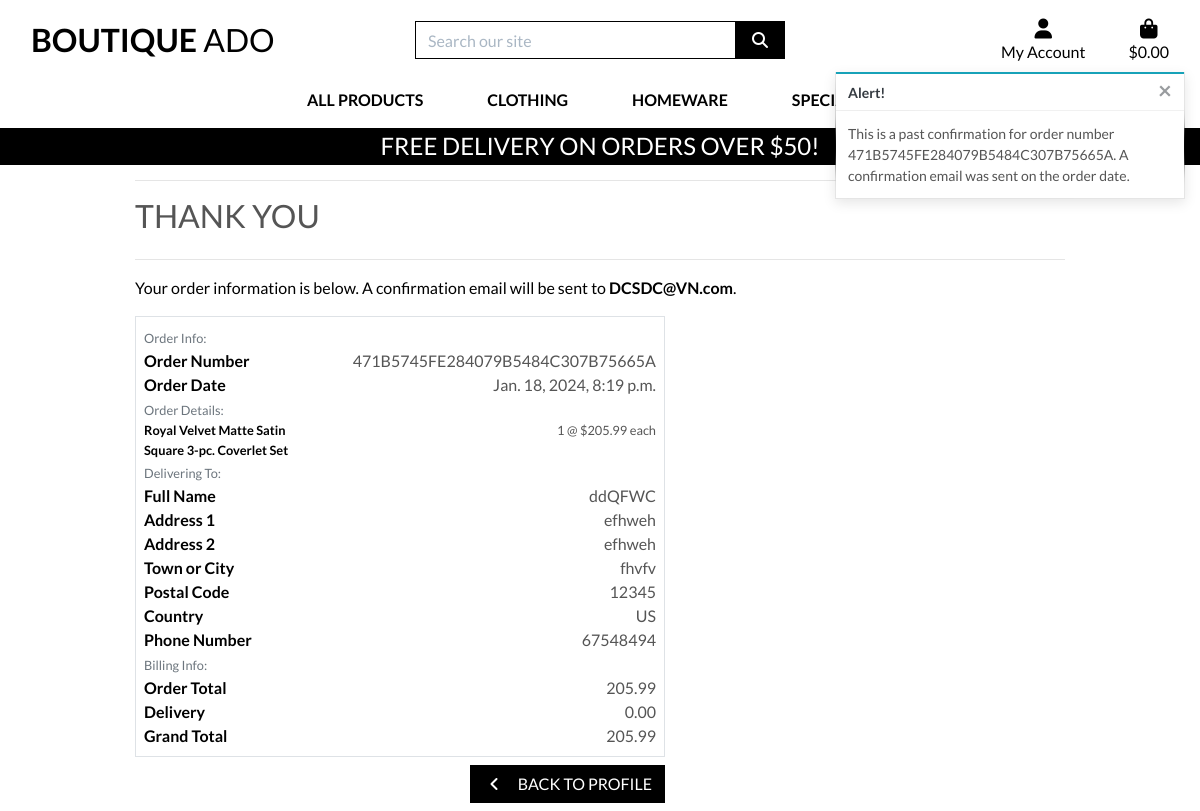
The page /profile/order_history/471B5745FE284079B5484C307B75665A on the database as committed earlier.
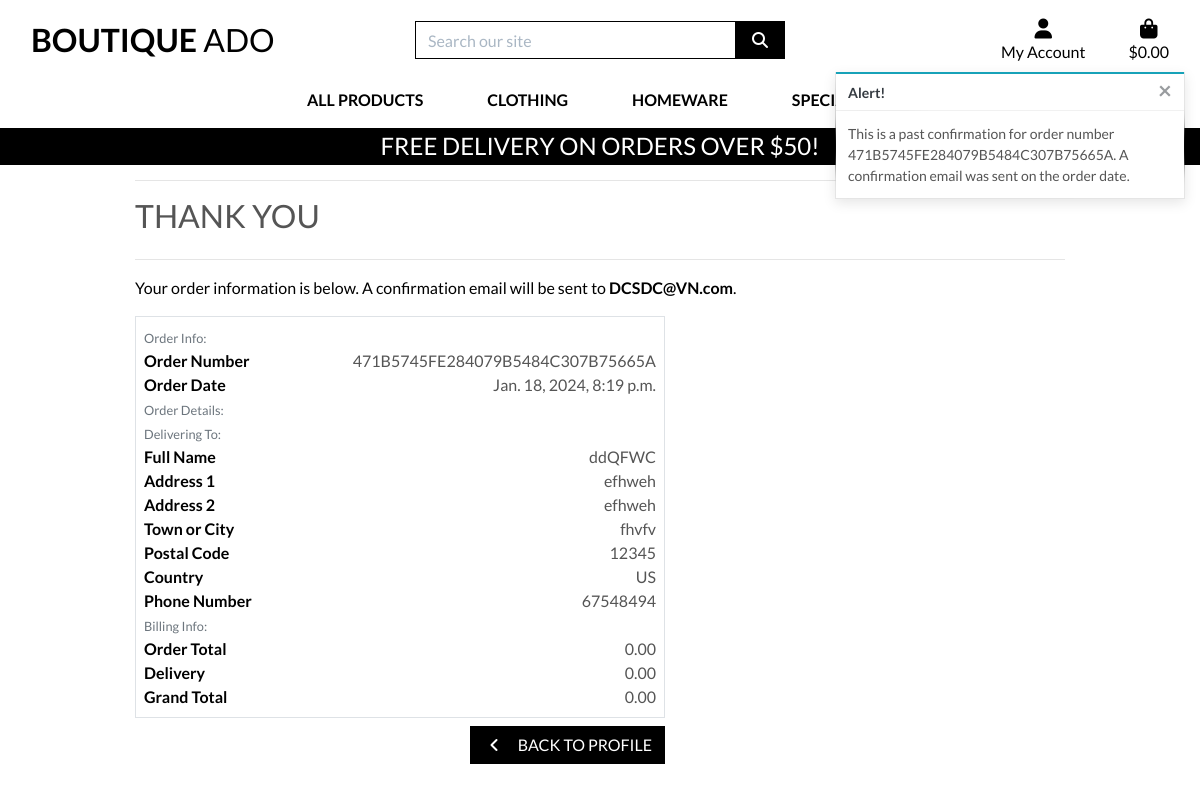
The same page on the database as committed later.
### checkout/models.py (models this page shows, shortened)
class Order(models.Model):
    order_number = models.CharField(max_length=32, null=False, editable=False)
    user_profile = models.ForeignKey(UserProfile, on_delete=models.SET_NULL,
                                     null=True, blank=True, related_name='orders')
    full_name = models.CharField(max_length=50, null=False, blank=False)
    email = models.EmailField(max_length=254, null=False, blank=False)
    phone_number = models.CharField(max_length=20, null=False, blank=False)
    country = CountryField(blank_label='Country *', null=False, blank=False)
    postcode = models.CharField(max_length=20, null=True, blank=True)
    town_or_city = models.CharField(max_length=40, null=False, blank=False)
    street_address1 = models.CharField(max_length=80, null=False, blank=False)
    street_address2 = models.CharField(max_length=80, null=True, blank=True)
    county = models.CharField(max_length=80, null=True, blank=True)
    date = models.DateTimeField(auto_now_add=True)
    delivery_cost = models.DecimalField(max_digits=6, decimal_places=2, null=False, default=0)
    order_total = models.DecimalField(max_digits=10, decimal_places=2, null=False, default=0)
    grand_total = models.DecimalField(max_digits=10, decimal_places=2, null=False, default=0)
    original_bag = models.TextField(null=False, blank=False, default='')
    stripe_pid = models.CharField(max_length=254, null=False, blank=False, default='')

class OrderLineItem(models.Model):
    order = models.ForeignKey(Order, null=False, blank=False, on_delete=models.CASCADE, related_name='lineitems')
    product = models.ForeignKey(Product, null=False, blank=False, on_delete=models.CASCADE)
    product_size = models.CharField(max_length=2, null=True, blank=True) # XS, S, M, L, XL
    quantity = models.IntegerField(null=False, blank=False, default=0)
    lineitem_total = models.DecimalField(max_digits=6, decimal_places=2, null=False, blank=False, editable=False)

### products/models.py (models this page shows, shortened)
class Product(models.Model):
    category = models.ForeignKey('Category', null=True, blank=True, on_delete=models.SET_NULL)
    sku = models.CharField(max_length=254, null=True, blank=True)
    name = models.CharField(max_length=254)
    description = models.TextField()
    has_sizes = models.BooleanField(default=False, null=True, blank=True)
    price = models.DecimalField(max_digits=6, decimal_places=2)
    rating = models.DecimalField(max_digits=6, decimal_places=2, null=True, blank=True)
    image_url = models.URLField(max_length=1024, null=True, blank=True)
    image = models.ImageField(null=True, blank=True)

### profiles/views.py (the view)
# urls.py: path('order_history/<order_number>', views.order_history, name='order_history'),
def order_history(request, order_number):
    order = get_object_or_404(Order, order_number=order_number)
    messages.info(request, (
        f'This is a past confirmation for order number {order_number}. '
        'A confirmation email was sent on the order date.'
    ))
    template = 'checkout/checkout_success.html'
    context = {
        'order': order,
        'from_profile': True,
    }
    return render(request, template, context)

### checkout/templates/checkout/checkout_success.html (shortened to what this page needs)
{% extends "base.html" %}
{% load static %}
{% block extra_css %}
    <link rel="stylesheet" href="{% static 'checkout/css/checkout.css' %}">
{% endblock %}
{% block page_header %}
    <div class="container header-container">
    </div>
{% endblock %}
{% block content %}
    <div class="overlay"></div>
    <div class="container">
        <div class="row">
            <div class="col">
                <hr>
                <h2 class="logo-font mb-4">Thank You</h2>
                <hr>
                <p class="text-black">Your order information is below. A confirmation email will be sent to <strong>{{ order.email }}</strong>.</p>
            </div>
        </div>
        <div class="row">
            <div class="col-12 col-lg-7">
                <div class="order-confirmation-wrapper p-2 border">
                    <div class="row">
                        <div class="col">
                            <small class="text-muted">Order Info:</small>
                        </div>
                    </div>
                    <div class="row">
                        <div class="col-12 col-md-4">
                            <p class="mb-0 text-black font-weight-bold">Order Number</p>
                        </div>
                        <div class="col-12 col-md-8 text-md-right">
                            <p class="mb-0">{{ order.order_number }}</p>
                        </div>
                    </div>
                    <div class="row">
                        <div class="col-12 col-md-4">
                            <p class="mb-0 text-black font-weight-bold">Order Date</p>
                        </div>
                        <div class="col-12 col-md-8 text-md-right">
                            <p class="mb-0">{{ order.date }}</p>
                        </div>
                    </div>
                    <div class="row">
                        <div class="col">
                            <small class="text-muted">Order Details:</small>
                        </div>
                    </div>
                    {% for item in order.lineitems.all %}
                    <div class="row">
                        <div class="col-12 col-md-4">
                            <p class="small mb-0 text-black font-weight-bold">
                                {{ item.product.name }}{% if item.product_size %} - Size {{ item.product.size|upper }}{% endif %}
                            </p>
                        </div>
                        <div class="col-12 col-md-8 text-md-right">
                            <p class="small mb-0">{{ item.quantity }} @ ${{ item.product.price }} each</p>
                        </div>
                    </div>
                    {% endfor %}
                    <div class="row">
                        <div class="col">
                            <small class="text-muted">Delivering To:</small>
                        </div>
                    </div>
                    <div class="row">
                        <div class="col-12 col-md-4">
                            <p class="mb-0 text-black font-weight-bold">Full Name</p>
                        </div>
                        <div class="col-12 col-md-8 text-md-right">
                            <p class="mb-0">{{ order.full_name }}</p>
                        </div>
                    </div>
                    <div class="row">
                        <div class="col-12 col-md-4">
                            <p class="mb-0 text-black font-weight-bold">Address 1</p>
                        </div>
                        <div class="col-12 col-md-8 text-md-right">
                            <p class="mb-0">{{ order.street_address1 }}</p>
                        </div>
                    </div>
                    {% if order.street_address2 %}
                    <div class="row">
                        <div class="col-12 col-md-4">
                            <p class="mb-0 text-black font-weight-bold">Address 2</p>
                        </div>
                        <div class="col-12 col-md-8 text-md-right">
                            <p class="mb-0">{{ order.street_address1 }}</p>
                        </div>
                    </div>
                    {% endif %}
                    <div class="row">
                        <div class="col-12 col-md-4">
                            <p class="mb-0 text-black font-weight-bold">Town or City</p>
                        </div>
                        <div class="col-12 col-md-8 text-md-right">
                            <p class="mb-0">{{ order.town_or_city }}</p>
                        </div>
                    </div>
                    {% if order.postcode %}
                    <div class="row">
                        <div class="col-12 col-md-4">
                            <p class="mb-0 text-black font-weight-bold">Postal Code</p>
                        </div>
                        <div class="col-12 col-md-8 text-md-right">
                            <p class="mb-0">{{ order.postcode }}</p>
                        </div>
                    </div>
                    {% endif %}
                    <div class="row">
                        <div class="col-12 col-md-4">
                            <p class="mb-0 text-black font-weight-bold">Country</p>
                        </div>
                        <div class="col-12 col-md-8 text-md-right">
                            <p class="mb-0">{{ order.country }}</p>
                        </div>
                    </div>
                    <div class="row">
                        <div class="col-12 col-md-4">
                            <p class="mb-0 text-black font-weight-bold">Phone Number</p>
                        </div>
                        <div class="col-12 col-md-8 text-md-right">
                            <p class="mb-0">{{ order.phone_number }}</p>
                        </div>
                    </div>
                    <div class="row">
                        <div class="col">
                            <small class="text-muted">Billing Info:</small>
                        </div>
                    </div>
                    <div class="row">
                        <div class="col-12 col-md-4">
                            <p class="mb-0 text-black font-weight-bold">Order Total</p>
                        </div>
                        <div class="col-12 col-md-8 text-md-right">
                            <p class="mb-0">{{ order.order_total }}</p>
                        </div>
                    </div>
                    <div class="row">
                        <div class="col-12 col-md-4">
                            <p class="mb-0 text-black font-weight-bold">Delivery</p>
                        </div>
                        <div class="col-12 col-md-8 text-md-right">
                            <p class="mb-0">{{ order.delivery_cost }}</p>
                        </div>
                    </div>
                    <div class="row">
                        <div class="col-12 col-md-4">
                            <p class="mb-0 text-black font-weight-bold">Grand Total</p>
                        </div>
                        <div class="col-12 col-md-8 text-md-right">
                            <p class="mb-0">{{ order.grand_total }}</p>
                        </div>
                    </div>
                </div>
            </div>
        </div>
        <div class="row">
			<div class="col-12 col-lg-7 text-right">
                {% if from_profile %}
                    <a href="{% url 'profile' %}" class="btn btn-black rounded-0 my-2">
                        <span class="icon mr-2">
                            <i class="fas fa-angle-left"></i>
                        </span>
                        <span class="text-uppercase">Back to Profile</span>
                    </a>
                {% endif %}
			</div>
		</div>
    </div>
{% endblock %}

Rows that differ between the two databases and show on the page:
removed OrderLineItem: product.name "Royal Velvet Matte Satin Square 3-pc. Coverlet Set", quantity "1", product.price "205.99"
changed Order "DCSDC@VN.com": order_total "205.99" → "0.00"; grand_total "205.99" → "0.00"
